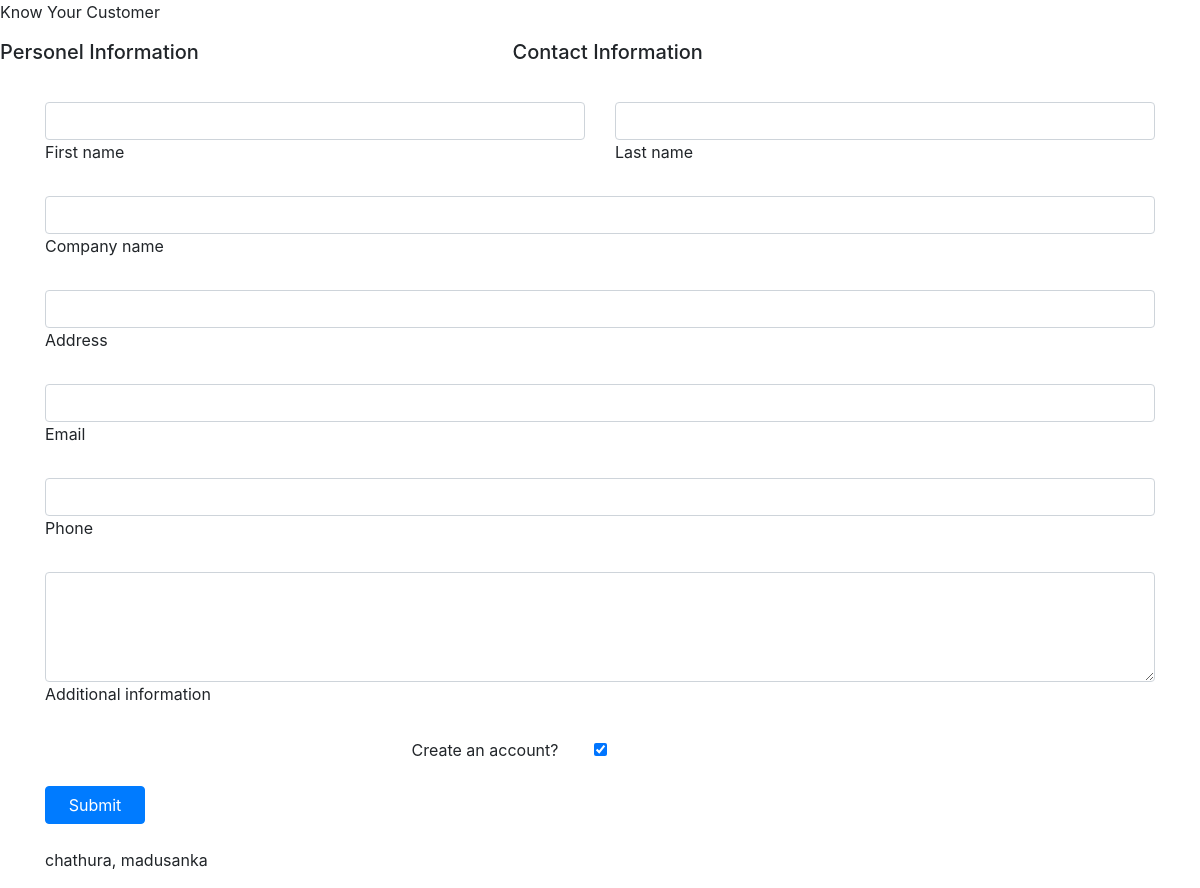
The app's page /, older data.
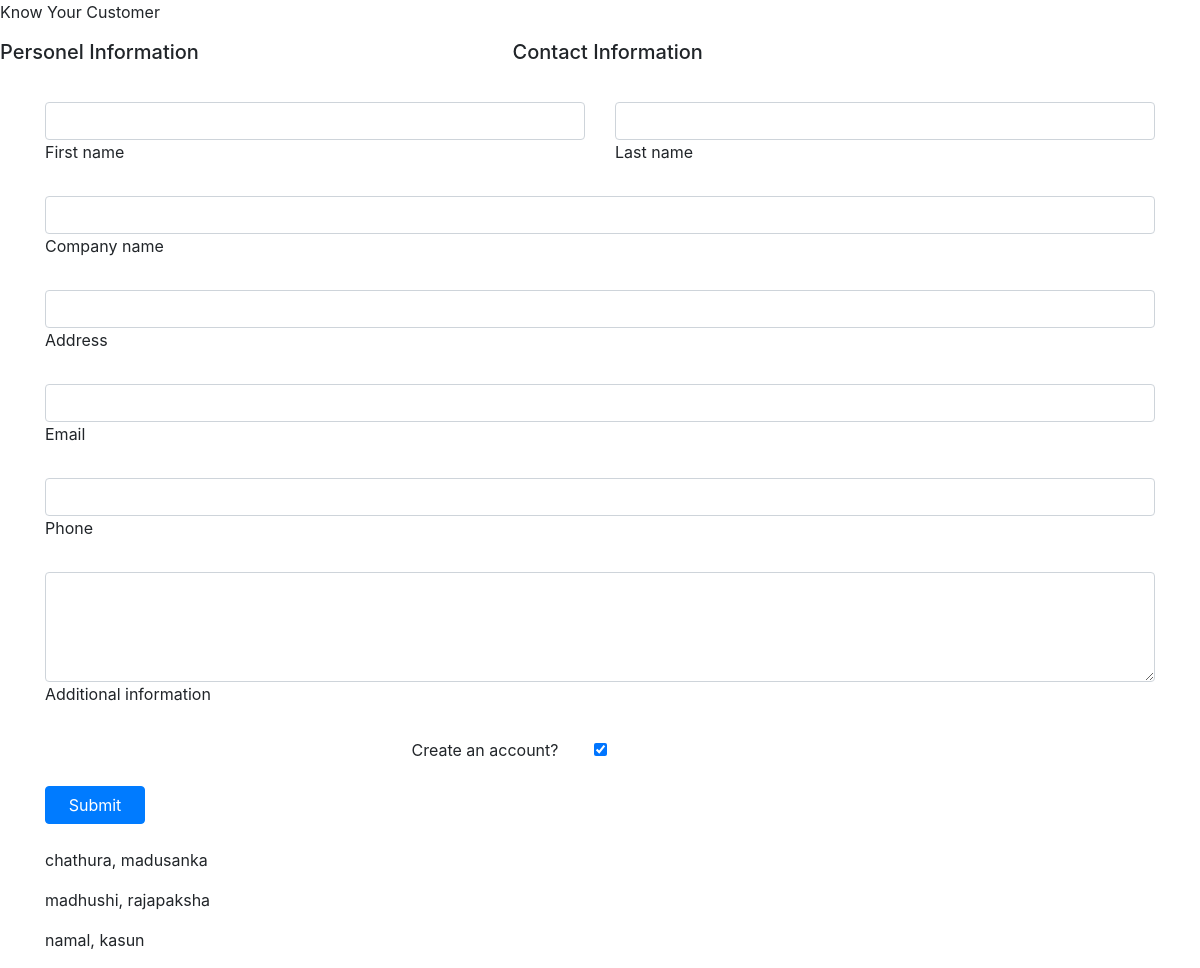
The same page, newer data.
### kyc_web/models.py (models this page shows, shortened)
class KycInfo(models.Model):
    name_init = models.CharField(max_length=100)
    full_name = models.CharField(max_length=200)
    company_name = models.CharField(max_length=50)
    address_full = models.CharField(max_length=250)
    email_add = models.CharField(max_length=250)
    phone_num = models.CharField(max_length=12)
    long_text = models.TextField(max_length=255)

### kyc_web/views.py (the view)
# urls.py: url(r'^$',views.index, name='index'),
def index(request):
    all_kyc = KycInfo.objects.all()
    return render(request, "kyc_web/index.html", {'kyc_name': all_kyc})

### kyc_web/templates/kyc_web/index.html (shortened to what this page needs)
{% extends "kyc_web/header.html" %}
{% block content %}
<form method="post" action="/add_kyc_submit/">
    <div class="row mb-4">
      <div class="col">
        <div class="form-outline">
          <input type="text" name="first_name" id="form6Example1" class="form-control" />
          <label class="form-label" for="form6Example1">First name</label>
        </div>
      </div>
      <div class="col">
        <div class="form-outline">
          <input type="text" name="last_name" id="form6Example2" class="form-control" />
          <label class="form-label" for="form6Example2">Last name</label>
        </div>
      </div>
    </div>
    <div class="form-outline mb-4">
      <input type="text" name="company_name" id="form6Example3" class="form-control" />
      <label class="form-label" for="form6Example3">Company name</label>
    </div>
    <div class="form-outline mb-4">
      <input type="text" name="address" id="form6Example4" class="form-control" />
      <label class="form-label" for="form6Example4">Address</label>
    </div>
    <div class="form-outline mb-4">
      <input type="email" name="email_add" id="form6Example5" class="form-control" />
      <label class="form-label" for="form6Example5">Email</label>
    </div>
    <div class="form-outline mb-4">
      <input type="number" name="phone_num" id="form6Example6" class="form-control" />
      <label class="form-label" for="form6Example6">Phone</label>
    </div>
    <div class="form-outline mb-4">
      <textarea class="form-control" name="details_area" id="form6Example7" rows="4"></textarea>
      <label class="form-label" for="form6Example7">Additional information</label>
    </div>
    <div class="form-check d-flex justify-content-center mb-4">
      <input class="form-check-input me-2" type="checkbox" value="" id="form6Example8" checked/>
      <label class="form-check-label" for="form6Example8" style="padding-right: 250px;"> Create an account? </label>
    </div>
    <button type="submit" class="btn btn-primary btn-block mb-4" style="max-width: 100px;">Submit</button>
  </form>
    {% for kycs in kyc_name %}
        <p>{{kycs.name_init}}, {{kycs.full_name}}</p>
    {% endfor %}
{% endblock %}

### kyc_web/templates/kyc_web/header.html (shortened to what this page needs)
<!DOCTYPE html>
<html lang="en">
<head>
    <link rel="stylesheet" href="https://maxcdn.bootstrapcdn.com/bootstrap/4.0.0/css/bootstrap.min.css">
</head>
<body>
    <div class="row">
        <div class="col-md-12 title">
            <p>Know Your Customer</p>
        </div>
    </div>
    <div class="row">
        <div class="col-md-5">
            <form>
                <h5>Personel Information</h5>
            </form>
        </div>
        <div class="col-md-5">
            <form>
                <h5>Contact Information</h5>
            </form>
        </div>
    </div>
    <div class="container" style="padding-top: 30px;">
        {% block content %}
        {% endblock %}
    </div>
</body>
</html>

Row changes from the older to the newer data that the page shows:
added KycInfo: name_init "madhushi", full_name "rajapaksha"
added KycInfo: name_init "namal", full_name "kasun"
